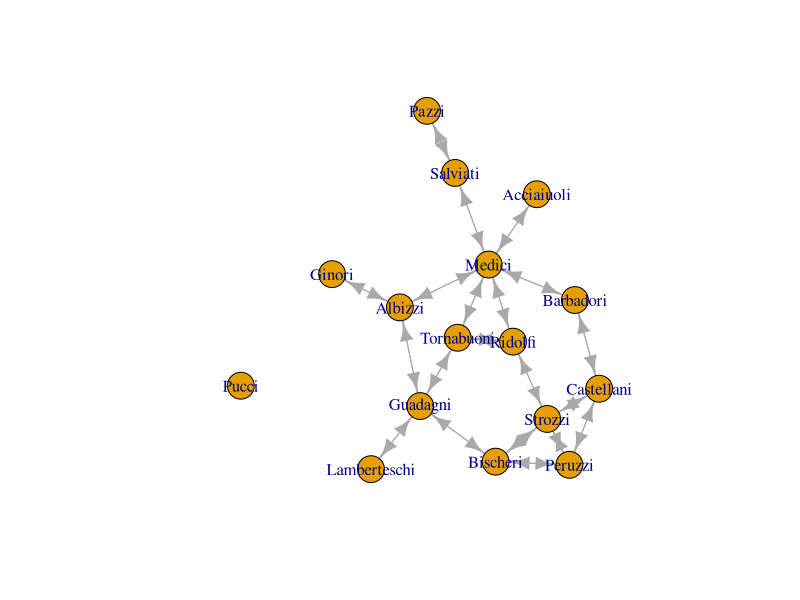

The R script that drew this image:
## ---- chunk 1
knitr::opts_chunk$set(echo = TRUE)
## ---- chunk 2

library(network)

library(igraph)

## ---- chunk 3

data(flo, package="network")

matrix <- as.matrix(flo) 

florentine<- graph.adjacency(flo, mode="directed", weighted=NULL)

plot(florentine)

## ---- chunk 4

vcount(florentine)

ecount(florentine)
